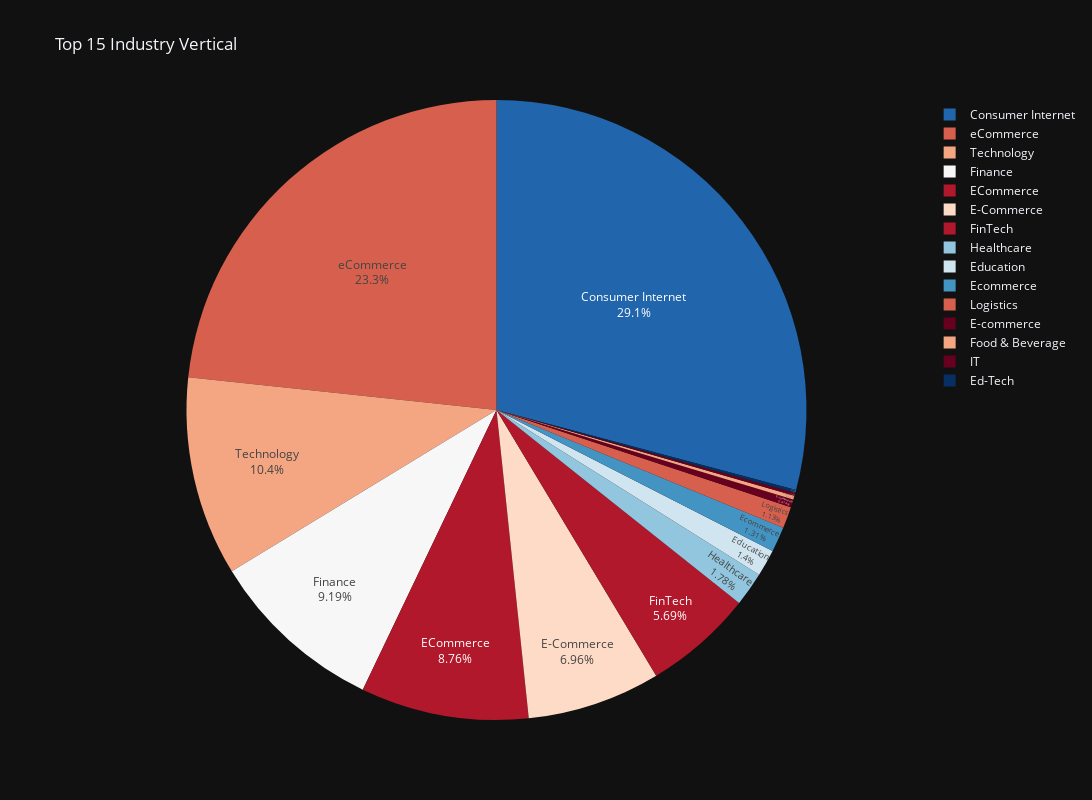

Notebook cell for this chart:
### Code cell
# pie chart size of each sector
fig = px.pie(df_top_industry_vertical, values='Amount in USD', names='Industry Vertical', title='Top 15 Industry Vertical',
            color='Industry Vertical',
            labels={'Industry Vertical':'Industry Vertical'},
            width=1500, height=800, template='plotly_dark',
            color_discrete_sequence=px.colors.sequential.RdBu)
fig.update_traces(textposition='inside', textinfo='percent+label',)
fig.show()

### Figure 1 — Plotly figure (JSON) as saved in the notebook; plotly's stock layout.template omitted (floating-point values rounded to 4 significant figures; data arrays with more than 128 entries replaced by an {"elided": "..."} marker saying what was removed)
{"data": [{"customdata": {"elided": "1957x1 str values"}, "domain": {"x": [0, 1], "y": [0, 1]}, "hovertemplate": "Industry Vertical=%{customdata[0]}<br>Amount in USD=%{value}<extra></extra>", "labels": {"elided": "1957 str values"}, "legendgroup": "", "marker": {"colors": {"elided": "1957 str values"}}, "name": "", "showlegend": true, "textinfo": "percent+label", "textposition": "inside", "type": "pie", "values": {"elided": "1957 int values"}}], "layout": {"height": 800, "legend": {"tracegroupgap": 0}, "piecolorway": ["rgb(103,0,31)", "rgb(178,24,43)", "rgb(214,96,77)", "rgb(244,165,130)", "rgb(253,219,199)", "rgb(247,247,247)", "rgb(209,229,240)", "rgb(146,197,222)", "rgb(67,147,195)", "rgb(33,102,172)", "rgb(5,48,97)"], "title": {"text": "Top 15 Industry Vertical"}, "width": 1500}}
